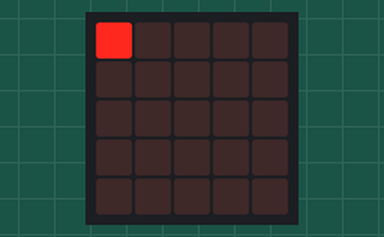
Simulated run of this program. Board: BBC micro:bit (MakeCode). On the bench: the board's 5×5 LED display.

Above: at 0.05 s.
At 0.75 s:
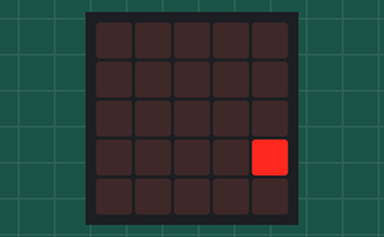
At 1.15 s:
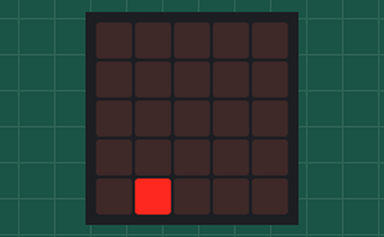
At 1.56 s:
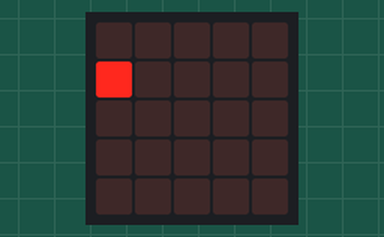
At 1.97 s:
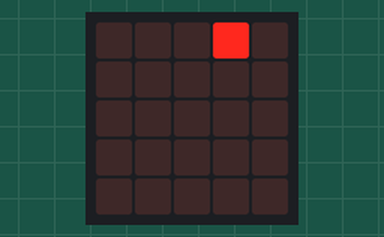

Measured:
- by itself, everything shown: repeats every 1.6 s, in 16 steps

The program:

main.ts
```typescript
let X = 0
let Y = 0
basic.forever(function () {
    for (let COUNT = 0; COUNT <= 15; COUNT++) {
        led.unplot(X, Y)
        if (COUNT < 4) {
            X = COUNT
            Y = 0
        } else if (COUNT < 8) {
            X = 4
            Y = COUNT - 4
        } else if (COUNT < 12) {
            X = 12 - COUNT
            Y = 4
        } else {
            X = 0
            Y = 16 - COUNT
        }
        led.plot(X, Y)
        basic.pause(100)
    }
})
```

test.ts
```typescript
// テストはここに来ます。このパッケージが拡張機能として使用されるときにはコンパイルされません。
```
